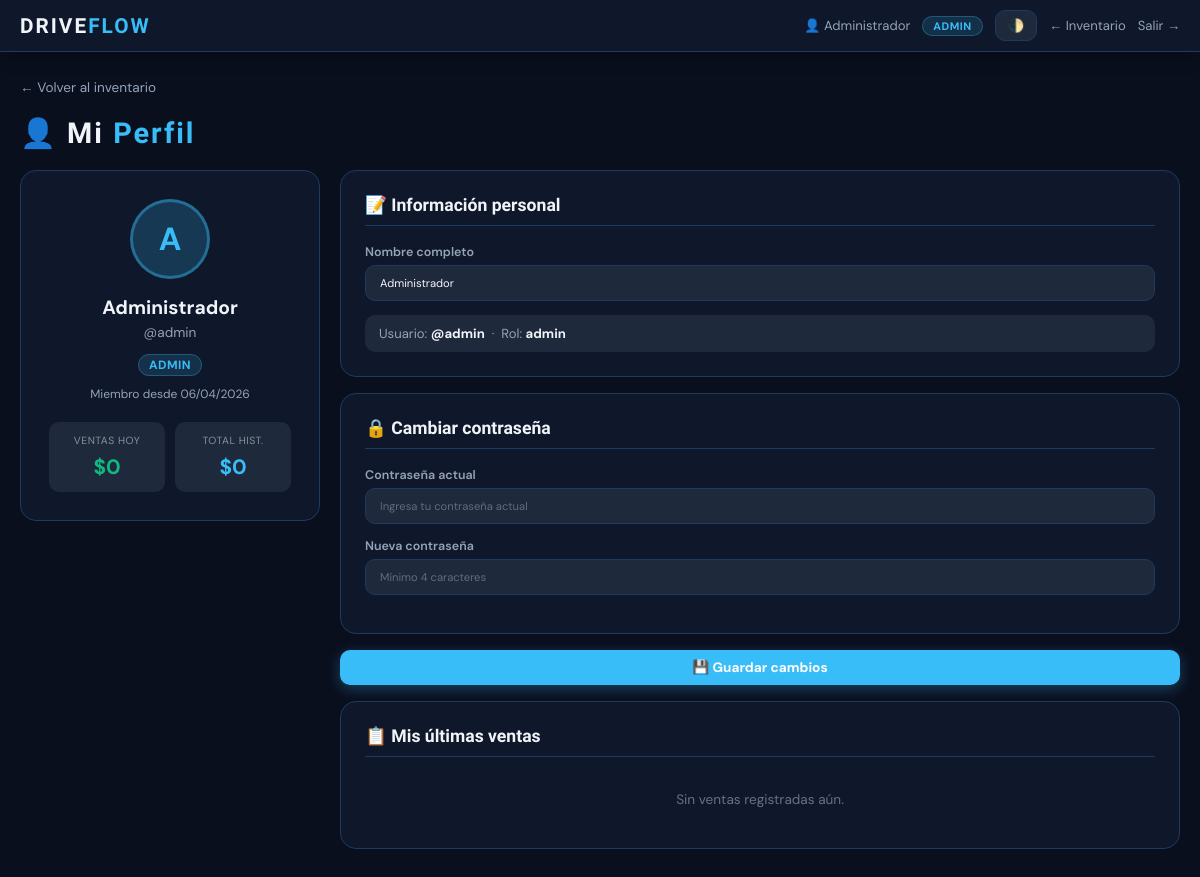
The page /perfil (signed in) on the database its author committed.
### models.py (models this page shows, shortened)
class Usuario(db.Model):
    __tablename__ = 'usuario'
    id            = db.Column(db.Integer, primary_key=True)
    username      = db.Column(db.String(50), nullable=False, unique=True)
    password_hash = db.Column(db.String(256), nullable=False)
    nombre        = db.Column(db.String(100), default='')
    rol           = db.Column(db.String(20), default='vendedor')  # admin|supervisor|cajero|vendedor
    activo        = db.Column(db.Boolean, default=True)
    creado_en     = db.Column(db.DateTime, default=datetime.utcnow)
    ventas        = db.relationship('Venta', backref='usuario', lazy=True, foreign_keys='Venta.usuario_id')

### routes/usuarios.py (the view, shortened to what this page needs)
@usuarios_bp.route('/perfil', methods=['GET', 'POST'])
def perfil():
    u = db.session.get(Usuario, session['user_id'])
    hoy        = datetime.utcnow().date()
    ventas_hoy = Venta.query.filter(Venta.usuario_id == u.id, func.date(Venta.fecha) == hoy).all()
    total_hoy  = sum(v.total_venta for v in ventas_hoy)
    total_global = db.session.query(func.sum(Venta.total_venta)).filter(Venta.usuario_id == u.id).scalar() or 0
    ultimas = Venta.query.filter(Venta.usuario_id == u.id).order_by(Venta.fecha.desc()).limit(10).all()
    return render_template('perfil.html', u=u, total_hoy=total_hoy, total_global=total_global, ultimas=ultimas)

### templates/perfil.html (shortened to what this page needs)
<!DOCTYPE html>
<html lang="es">
<head>
    <link rel="stylesheet" href="{{ url_for('static', filename='css/main.css') }}">
</head>
<body>
<nav class="topbar">
    <div class="topbar-left">
        <span class="logo-sm">DRIVE<span>FLOW</span></span>
    </div>
    <div class="topbar-right">
        <span class="user-info">👤 {{ session.get('user_nombre') }}</span>
        <span class="rol-badge rol-{{ session.get('user_rol','vendedor') }}">{{ session.get('user_rol','vendedor').upper() }}</span>
        <button class="theme-btn" onclick="toggleTheme()">🌓</button>
        <a href="/" class="btn-logout">← Inventario</a>
        <a href="/logout" class="btn-logout">Salir →</a>
    </div>
</nav>
<div class="container">
    <a href="/" class="back-link">← Volver al inventario</a>
    <div class="page-title">👤 Mi <span>Perfil</span></div>
    <div class="perfil-wrap">
        <div>
            <div class="perfil-card">
                <div class="perfil-avatar {{ u.rol }}">{{ u.nombre[0].upper() if u.nombre else u.username[0].upper() }}</div>
                <div class="perfil-nombre">{{ u.nombre or u.username }}</div>
                <div class="perfil-username">@{{ u.username }}</div>
                <span class="rol-badge rol-{{ u.rol }}" style="font-size:.75em">{{ u.rol.upper() }}</span>
                <div style="margin-top:12px;font-size:.75em;color:var(--muted)">
                    Miembro desde {{ u.creado_en.strftime('%d/%m/%Y') }}
                </div>
                <div class="perfil-stats">
                    <div class="pstat">
                        <small>Ventas hoy</small>
                        <strong style="color:var(--success)">${{ "{:,.0f}".format(total_hoy) }}</strong>
                    </div>
                    <div class="pstat">
                        <small>Total hist.</small>
                        <strong style="color:var(--primary)">${{ "{:,.0f}".format(total_global) }}</strong>
                    </div>
                </div>
            </div>
        </div>
        <div>
            <form method="POST" action="/perfil">
                <div class="form-section">
                    <h3>📝 Información personal</h3>
                    <label class="flabel">Nombre completo
                        <input type="text" name="nombre" value="{{ u.nombre }}" placeholder="Tu nombre">
                    </label>
                    <div style="background:var(--panel2);padding:10px 14px;border-radius:10px;font-size:.82em;color:var(--muted)">
                        Usuario: <strong style="color:var(--text)">@{{ u.username }}</strong>
                        &nbsp;·&nbsp; Rol: <strong style="color:var(--text)">{{ u.rol }}</strong>
                    </div>
                </div>
                <div class="form-section">
                    <h3>🔒 Cambiar contraseña</h3>
                    <label class="flabel">Contraseña actual
                        <input type="password" name="pw_actual" placeholder="Ingresa tu contraseña actual">
                    </label>
                    <label class="flabel">Nueva contraseña
                        <input type="password" name="pw_nueva" placeholder="Mínimo 4 caracteres">
                    </label>
                </div>
                <button type="submit" class="btn btn-primary" style="width:100%">💾 Guardar cambios</button>
            </form>
            <div class="form-section" style="margin-top:16px">
                <h3>📋 Mis últimas ventas</h3>
                {% if ultimas %}
                <div style="overflow-x:auto">
                    <table>
                        <thead>
                            <tr><th>Fecha</th><th>Repuesto</th><th>Cant.</th><th>Total</th></tr>
                        </thead>
                        <tbody>
                        {% for v in ultimas %}
                        <tr class="historial-row">
                            <td>{{ v.fecha.strftime('%d/%m %H:%M') }}</td>
                            <td>{{ v.repuesto.nombre if v.repuesto else '—' }}</td>
                            <td>{{ v.cantidad }}</td>
                            <td style="color:var(--success);font-weight:700">+${{ "{:,.2f}".format(v.total_venta) }}</td>
                        </tr>
                        {% endfor %}
                        </tbody>
                    </table>
                </div>
                {% else %}
                <p style="opacity:.4;font-size:.85em;text-align:center;padding:16px">Sin ventas registradas aún.</p>
                {% endif %}
            </div>
        </div>
    </div>
</div>
</body>
</html>

### static/css/main.css (style rules this page uses)
:root { --bg:#0a0f1e;--panel:#0f172a;--panel2:#1e293b; --text:#f1f5f9;--muted:#94a3b8;--border:#1e3a5f; --primary:#38bdf8;--success:#10b981;--danger:#ef4444;--warning:#f59e0b; --r:14px;--sh:0 4px 24px rgba(0,0,0,.5);--t:.25s ease; }
*,*::before,*::after { box-sizing:border-box;margin:0 }
body { background:var(--bg);color:var(--text);font-family:'DM Sans',sans-serif;transition:background var(--t),color var(--t);min-height:100vh;padding-bottom:80px }
.topbar { display:flex;justify-content:space-between;align-items:center;padding:10px 20px;background:var(--panel);border-bottom:1px solid var(--border);position:sticky;top:0;z-index:80;box-shadow:0 2px 20px rgba(0,0,0,.3) }
.topbar-left .logo-sm { font-family:'Rajdhani',sans-serif;font-size:1.3em;font-weight:700;letter-spacing:2px }
.topbar-left .logo-sm span { color:var(--primary) }
.topbar-right { display:flex;align-items:center;gap:12px;flex-wrap:wrap }
.user-info { font-size:.82em;color:var(--muted) }
.rol-badge { font-size:.68em;font-weight:700;padding:2px 10px;border-radius:20px;letter-spacing:.5px }
.rol-admin { background:rgba(56,189,248,.15);color:var(--primary);border:1px solid rgba(56,189,248,.3) }
.theme-btn { background:var(--panel2);border:1px solid var(--border);color:var(--text);padding:6px 12px;border-radius:10px;cursor:pointer;font-size:.82em;font-weight:600;font-family:inherit;transition:var(--t) }
.btn-logout { font-size:.82em;color:var(--muted);text-decoration:none;transition:color var(--t) }
.container { max-width:1200px;margin:auto;padding:24px 20px }
input[type=text],input[type=number],input[type=password] { background:var(--panel2);color:var(--text);border:1px solid var(--border);padding:10px 14px;border-radius:10px;outline:none;width:100%;font-family:inherit;font-size:.9em;transition:border-color var(--t),box-shadow var(--t) }
input::placeholder { color:var(--muted);opacity:.55 }
.btn { display:inline-flex;align-items:center;justify-content:center;gap:5px;padding:9px 18px;border-radius:10px;border:none;cursor:pointer;font-weight:700;font-size:.85em;text-decoration:none;white-space:nowrap;font-family:inherit;transition:transform var(--t),filter var(--t),box-shadow var(--t) }
.btn-primary { background:var(--primary);color:#fff;box-shadow:0 4px 14px rgba(56,189,248,.3) }
.flabel { display:flex;flex-direction:column;gap:5px;font-size:.8em;font-weight:600;color:var(--muted);margin-bottom:12px }

### templates/perfil.html (style rules this page uses)
.perfil-wrap { display:grid;grid-template-columns:300px 1fr;gap:20px;align-items:start }
.perfil-card { background:var(--panel);border:1px solid var(--border);border-radius:16px;padding:28px;text-align:center }
.perfil-avatar { width:80px;height:80px;border-radius:50%;display:flex;align-items:center;justify-content:center;font-weight:700;font-size:2em;margin:0 auto 16px }
.perfil-avatar.admin { background:rgba(56,189,248,.2);color:var(--primary);border:3px solid rgba(56,189,248,.4) }
.perfil-nombre { font-weight:700;font-size:1.2em;margin-bottom:4px }
.perfil-username { color:var(--muted);font-size:.85em;margin-bottom:12px }
.perfil-stats { display:grid;grid-template-columns:1fr 1fr;gap:10px;margin-top:20px }
.pstat { background:var(--panel2);border-radius:10px;padding:12px;text-align:center }
.pstat small { display:block;font-size:.65em;opacity:.5;text-transform:uppercase;letter-spacing:.5px;margin-bottom:6px }
.pstat strong { font-size:1.3em;font-weight:700 }
.form-section { background:var(--panel);border:1px solid var(--border);border-radius:16px;padding:24px;margin-bottom:16px }
.form-section h3 { font-family:'Rajdhani',sans-serif;font-size:1.1em;margin-bottom:18px;padding-bottom:10px;border-bottom:1px solid var(--border) }
.flabel { display:flex;flex-direction:column;gap:5px;font-size:.78em;font-weight:600;color:var(--muted);margin-bottom:14px }
.back-link { display:inline-flex;align-items:center;gap:6px;color:var(--muted);text-decoration:none;font-size:.85em;margin-bottom:20px;transition:color .2s }
.page-title { font-family:'Rajdhani',sans-serif;font-size:1.8em;font-weight:700;letter-spacing:2px;margin-bottom:20px }
.page-title span { color:var(--primary) }

### rows shown on the page
Usuario: get "Administrador", nombre "A", nombre "Administrador", username "admin", rol "ADMIN", creado_en "06/04/2026", rol "admin"

### other values the page prints
{{ session.get('user_rol','vendedor').upper() }} "ADMIN"
{{ "{:,.0f}".format(total_hoy) }} "0"
{{ "{:,.0f}".format(total_global) }} "0"
